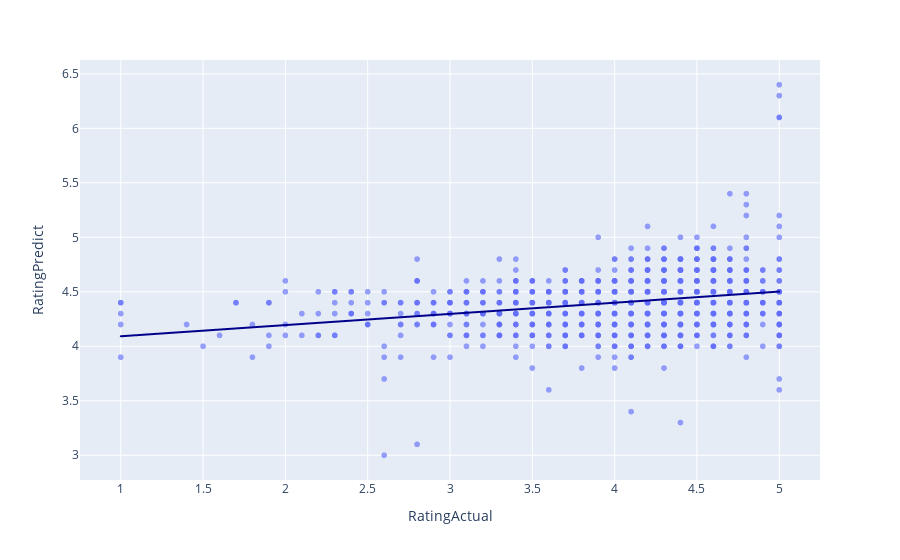

The code cell stored with this chart in its notebook:
### Code cell
import plotly.express as px

fig = px.scatter(
    df4, x='RatingActual', y='RatingPredict', opacity=0.65,
    trendline='ols', trendline_color_override='darkblue'
)
fig.write_image('ActualPredictStacked2.png')
fig.show()

### Figure 1 — Plotly figure (JSON) as saved in the notebook; plotly's stock layout.template omitted (floating-point values rounded to 4 significant figures; data arrays with more than 128 entries replaced by an {"elided": "..."} marker saying what was removed)
{"data": [{"hovertemplate": "RatingActual=%{x}<br>RatingPredict=%{y}<extra></extra>", "legendgroup": "", "marker": {"color": "#636efa", "opacity": 0.65, "symbol": "circle"}, "mode": "markers", "name": "", "showlegend": false, "type": "scattergl", "x": {"elided": "2459 float values"}, "xaxis": "x", "y": {"elided": "2459 float values"}, "yaxis": "y"}, {"hovertemplate": "<b>OLS trendline</b><br>RatingPredict = 0.102566 * RatingActual + 3.98934<br>R<sup>2</sup>=0.073983<br><br>RatingActual=%{x}<br>RatingPredict=%{y} <b>(trend)</b><extra></extra>", "legendgroup": "", "line": {"color": "darkblue"}, "marker": {"color": "#636efa", "symbol": "circle"}, "mode": "lines", "name": "", "showlegend": false, "type": "scattergl", "x": {"elided": "2459 float values"}, "xaxis": "x", "y": {"elided": "2459 float values"}, "yaxis": "y"}], "layout": {"legend": {"tracegroupgap": 0}, "margin": {"t": 60}, "xaxis": {"anchor": "y", "domain": [0, 1], "title": {"text": "RatingActual"}}, "yaxis": {"anchor": "x", "domain": [0, 1], "title": {"text": "RatingPredict"}}}}
